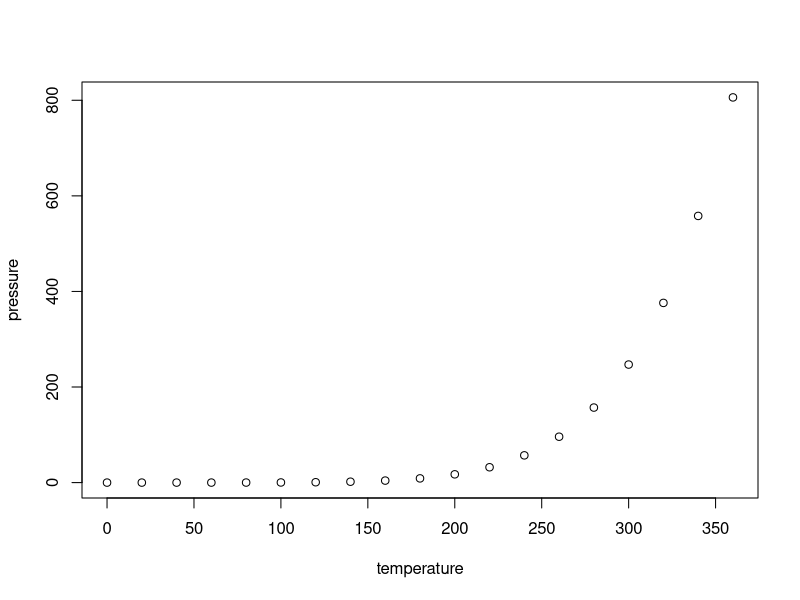
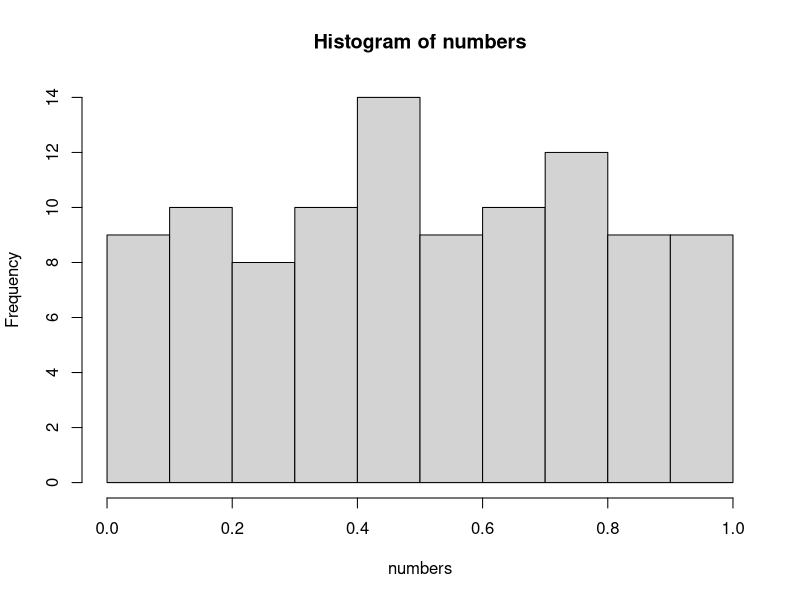

R code for these plots, in order:
## ---- chunk 1
knitr::opts_chunk$set(echo = TRUE)
## ---- chunk 2
summary(cars)
## ---- chunk 3
plot(pressure)
## ---- chunk 4
numbers <- runif(1:100)
hist(numbers)
numbers_mean <- mean(numbers) # get the mean
## ---- chunk 5
print(numbers)
